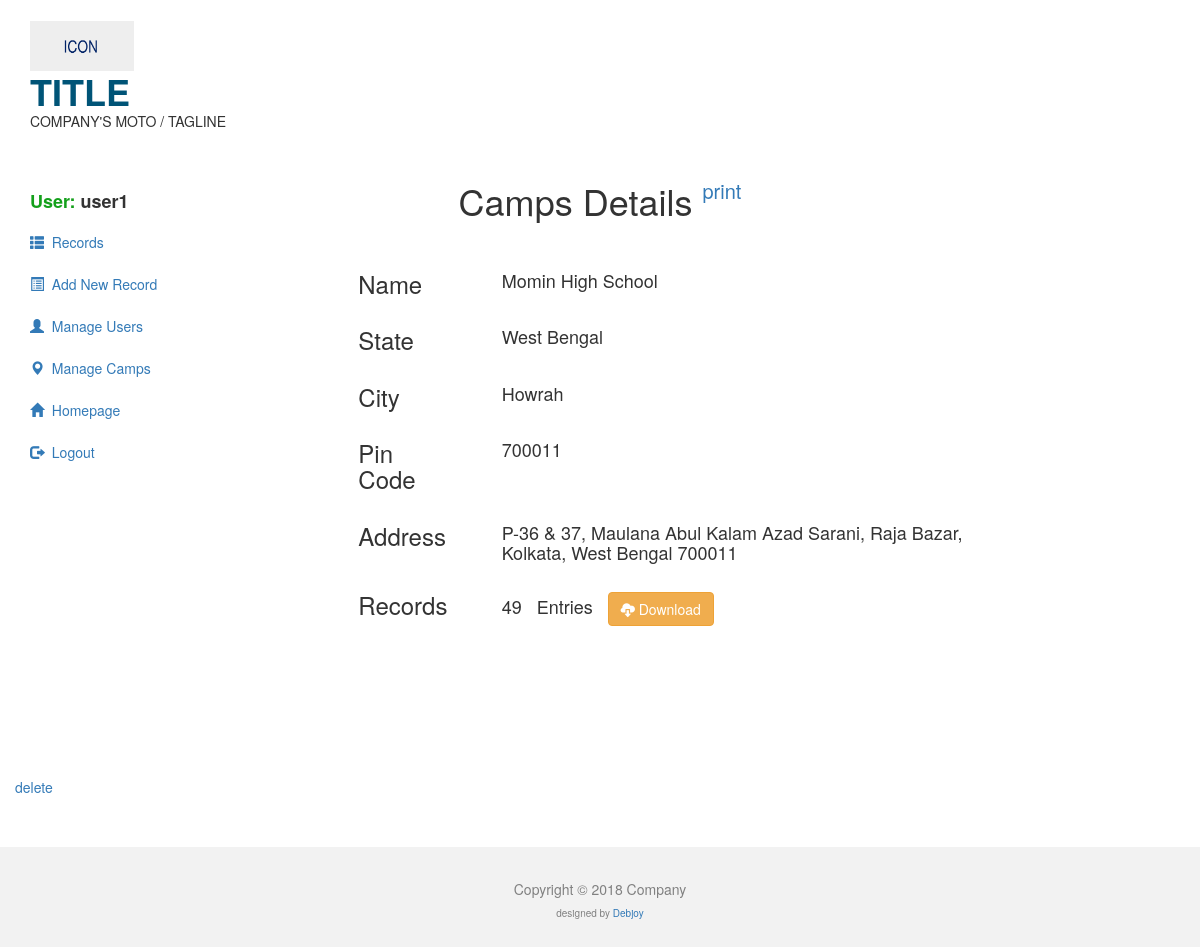
The page /MAIN/infoinstitution.php?id=23 (signed in) on the database its author committed.
### tables this page shows
CREATE TABLE IF NOT EXISTS `institution` (
  `id` int(100) NOT NULL AUTO_INCREMENT,
  `name` varchar(200) NOT NULL,
  `state` varchar(100) NOT NULL,
  `city` varchar(100) NOT NULL,
  `pin` int(100) NOT NULL,
  `address` varchar(200) NOT NULL,
  PRIMARY KEY (`id`)
);

### MAIN/infoinstitution.php (the view, shortened to what this page needs)
<!DOCTYPE html>
<html lang="en">
<head>
  <link rel="stylesheet" href="cs/bootstrap.min.css">
  <link rel="stylesheet" href="cs/style.css">
</head>
<body>
    <div class="container" >
        <a href="index.php" style="text-decoration:none;" target="_blank"><h1 onmouseover="this.style.color='#0072a3'" onmouseout="this.style.color='#005477'" style="color:#005477;margin-bottom:0px;"><img src="images/finallogo.png" height="50px"><br><strong>TITLE</strong></h1>
        </a>
        <p >COMPANY'S MOTO / TAGLINE</p>
    </div>
    <div class="container-fluid">
        <div class="row">
            <div class="col-sm-2">
            <br><br>
                <ul id="Side_Menu" class="nav nav-pills nav-stacked">
                <li>
                    <h4>&nbsp;&nbsp;&nbsp;<strong style="color:#14a01b;">User:</strong><strong> <?php echo  $_SESSION["Username"]; ?></strong></h4>
                </li>
                <li >
                <a href="main.php">
                <span class="glyphicon glyphicon-th-list"></span>
                &nbsp;Records</a></li>
                <li><a href="newrecord.php">
                <span class="glyphicon glyphicon-list-alt"></span>
                &nbsp;Add New Record</a></li>
                <li><a href="manage.php">
                <span class="glyphicon glyphicon-user"></span>
                &nbsp;Manage Users</a></li>
                <li ><a href="newinstitution.php">
                <span class="glyphicon glyphicon-map-marker"></span>
                &nbsp;Manage Camps</a></li>
		<li ><a href="index.php" target="_blank">
                <span class="glyphicon glyphicon-home"></span>
                &nbsp;Homepage</a></li>
                <li><a href="logout.php">
                    <span class="glyphicon glyphicon-log-out"></span>
                    &nbsp;Logout</a>
                </li>
            </ul>
            </div>
            <?php
                $id=mysql_real_escape_string($_GET["id"]);
                $Querry="SELECT * FROM institution WHERE id=$id";
                $execute=mysql_query($Querry);
                $row = mysql_fetch_assoc($execute);
            ?>
            <div class="container col-sm-8">
                <br>
                <h1 style="text-align:center;">Camps Details  <a  style="font-size:20px;position:relative;bottom:17px;" onclick="printing();">print</a></h1>
                <br>
                <div id="documentprint">
                <div class="col-sm-2" style="clear:left">
                </div>
                <div class="col-sm-2" >
                    <h3>Name</h3>
                </div>
                <div class="col-sm-8" style="text-align:left;margin-top:10px;">
                    <h4 style="margin-left:15px;"><?php echo trim($row["name"]);  ?></h4>
                </div>
                <div class="col-sm-2" style="clear:left">
                </div>
                <div class="col-sm-2">
                    <h3>State</h3>
                </div>
                <div class="col-sm-8" style="text-align:left;margin-top:10px;">
                    <h4 style="margin-left:15px;"><?php echo trim($row["state"]);  ?></h4>
                </div>
                <div class="col-sm-2" style="clear:left">
                </div>
                <div class="col-sm-2">
                    <h3>City</h3>
                </div>
                <div class="col-sm-8" style="text-align:left;margin-top:10px;">
                    <h4 style="margin-left:15px;"><?php echo trim($row["city"]);  ?></h4>
                </div>
                <div class="col-sm-2" style="clear:left">
                </div>
                <div class="col-sm-2">
                    <h3>Pin Code</h3>
                </div>
                <div class="col-sm-8" style="text-align:left;margin-top:10px;">
                    <h4 style="margin-left:15px;"><?php echo trim($row["pin"]);  ?></h4>
                </div>
                <div class="col-sm-2" style="clear:left">
                </div>
                <div class="col-sm-2" >
                    <h3>Address</h3>
                </div>
                <div class="col-sm-8" style="text-align:left;margin-top:10px;">
                    <h4 style="margin-left:15px;"><?php echo trim($row["address"]);  ?></h4>
                </div>
                <div class="col-sm-2" style="clear:left">
                </div>
                <div class="col-sm-2" >
                    <h3>Records</h3>
                </div>
                <div class="col-sm-8" style="text-align:left;margin-top:10px;">
                    <h4 style="margin-left:15px;"><?php
                    $name=trim($row["name"]);
                    $querry='SELECT Count(*) AS num FROM records WHERE camp Like "'.$name.'"';
                    $execute=mysql_query($querry);
                    $row = mysql_fetch_assoc($execute);
                    echo trim($row["num"]);  ?> &nbsp;&nbsp;Entries&nbsp;&nbsp;
                    <a href="zuejTKcmXp.php?camp=<?php echo $name; ?>"><button class="btn btn-warning"><span class="glyphicon glyphicon-cloud-download" ></span>&nbsp;Download</button></a></h4>
                </div>
                <div class="col-sm-2" style="clear:left">
                </div>
            </div>
            </div>
        </div>
        <br><br><br><br><br><br><br>
        <a href="deleteinstitution.php?id=<?php
                 echo $_GET["id"]?>">delete</a>
    </div>
    <div class="container-fluid " id="footer">
        <h5>Copyright © 2018 Company</h5>
        <h6 style="font-size:10px;">designed by <a href="http://debjoy.000webhostapp.com/inner.html" target="_blank">Debjoy</a></h6>
    </div>
</body>
</html>

### MAIN/cs/style.css (style rules this page uses)
#footer { color:grey; height:100px; margin-top:50px; text-align:center; padding-top:25px; padding-bottom:25px; background-color:#f2f2f2; }

### rows shown on the page
institution: name "Momin High School", state "West Bengal", city "Howrah", pin "700011", address "P-36 & 37, Maulana Abul Kalam Azad Sarani, Raja Bazar, Kolkata, West Bengal 700011"

### other values the page prints
$_SESSION["Username"] "user1"
$row["num"] "49"
